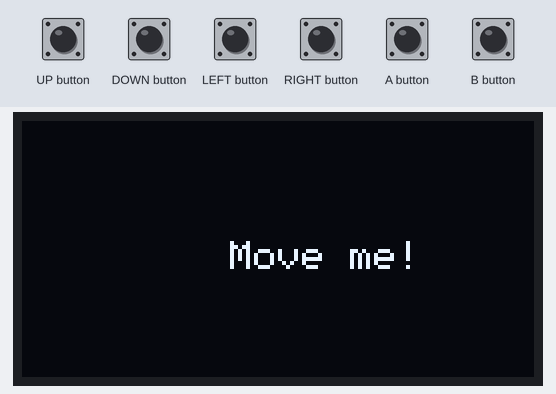
The sketch below on a simulated Arduboy, built with avr-gcc and run on an emulated ATmega32U4. On the bench: 128×64 one-colour display. The inputs (shaded band) are chosen by the test bench.

Above: at 1.2 s.
1.3 s: UP button pressed for 1 s
At 2.7 s:
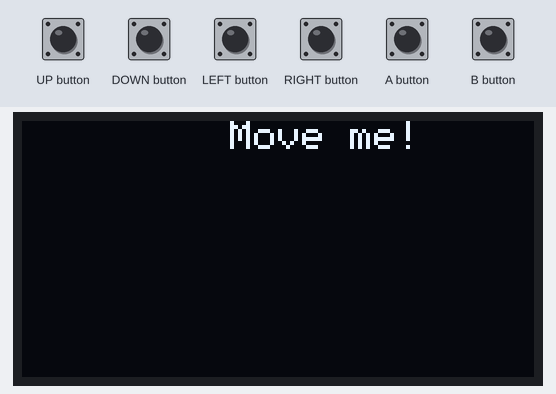
3.8 s: DOWN button pressed for 1 s
At 5.3 s:
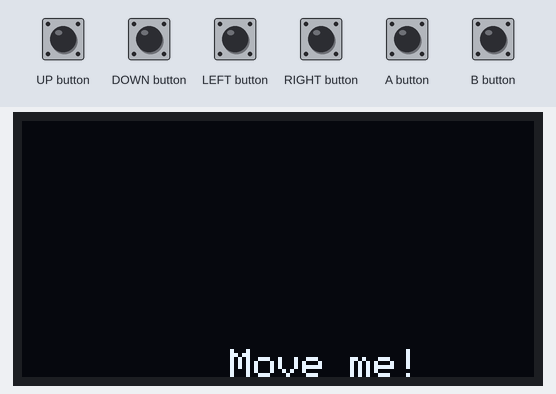
6.3 s: LEFT button pressed for 0.15 s
At 7.6 s:
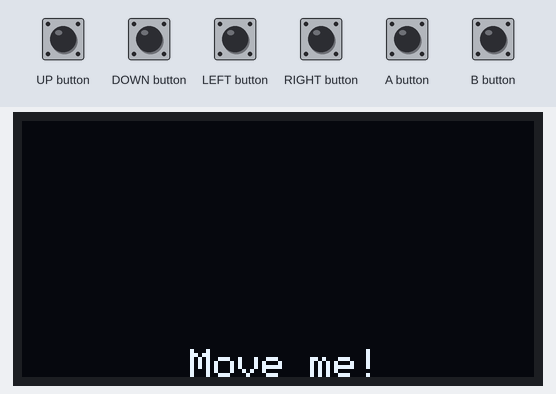
7.9 s: RIGHT button pressed for 1 s
At 10.0 s:
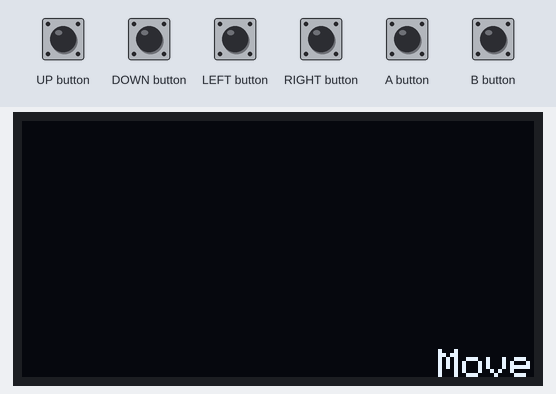
10.4 s: UP button pressed for 0.15 s
At 11.6 s:
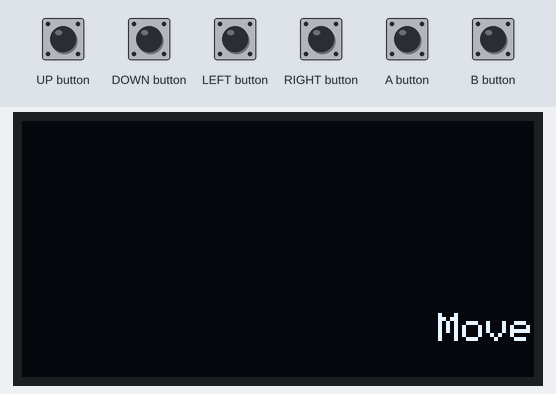
12.0 s: DOWN button pressed for 0.15 s
At 12.08 s:
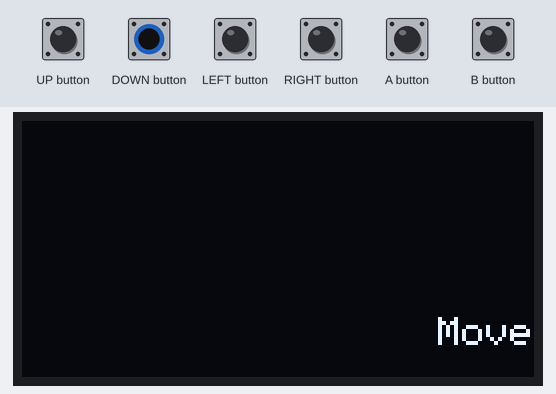
Timing chart, 0 to 14.6 s (numbered marks = the images above; inputs shaded):
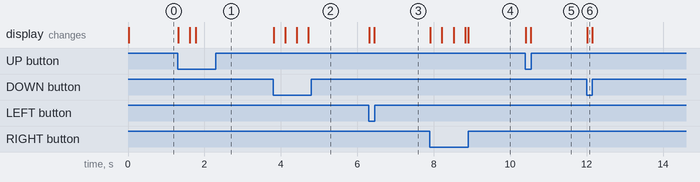

Measured:
- after the input at 1.3 s, the display: first changes at once (image 1 shows a later state)
- after the input at 3.8 s, the display: first changes at once (image 2 shows a later state)
- after the input at 6.3 s, the display: first changes at once (image 3 shows a later state)
- after the input at 7.9 s, the display: first changes at once (image 4 shows a later state)
- after the input at 10.4 s, the display: first changes at once (image 5 shows a later state)
- after the input at 12.0 s, the display: changes at once (image 6)

The sketch:

Game.ino
```cpp
// (licence header left out)
#include <Arduboy2.h>

// make an instance of arduboy used for many functions
Arduboy2 arduboy;

char title[] = "Move me!";
byte x;
byte y;

#define CHAR_WIDTH 3 //define fixed-width font (FWF) width (3px)
#define CHAR_HEIGHT 4 //define FWF height (4px)
#define NUM_CHARS (sizeof(title) - 1) //finding number of characters or smth. I just copied this from example sry
//This is the highest value that x can be without the end of the text going farther than the right side of the screen.
//We add one because there will be a 1 pixel space at the end of the last character.
// WIDTH and HEIGHT are defined in the Arduboy library.
#define X_MAX (WIDTH - (NUM_CHARS * CHAR_WIDTH) + 1)

#define Y_MAX (HEIGHT - (CHAR_HEIGHT + 3)) //whee

void setup() {
  // initiate arduboy instance
  arduboy.begin();
  //arduboy.setFrameRate(30);
  //arduboy.clear();
  //arduboy.setCursor(0,0);
  //arduboy.print(title);
  //arduboy.display();

  // set x and y to the middle of the screen
  x = (WIDTH / 2) - (NUM_CHARS * CHAR_WIDTH / 2);
  y = (HEIGHT / 2) - (CHAR_HEIGHT / 2);
}


// our main game loop, this runs once every cycle/frame.
void loop() {
  // pause render until it's time for the next frame
  if (!(arduboy.nextFrame()))
    return;

  // the next couple of lines will deal with checking if the D-pad buttons
  // are pressed and move our text accordingly.
  // We check to make sure that x and y stay within a range that keeps the
  // text on the screen.

  // if the right button is pressed move 1 pixel to the right every frame
  if(arduboy.pressed(RIGHT_BUTTON) && (x < X_MAX)) {
    x++;
  }

  // if the left button is pressed move 1 pixel to the left every frame
  if(arduboy.pressed(LEFT_BUTTON) && (x > 0)) {
    x--;
  }

  // if the up button or B button is pressed move 1 pixel up every frame
  if(arduboy.pressed(UP_BUTTON) && (y > 0)) {
    y--;
  }

  // if the down button or A button is pressed move 1 pixel down every frame
  if(arduboy.pressed(DOWN_BUTTON) && (y < Y_MAX)) {
    y++;
  }


  // we clear our screen to black
  arduboy.clear();

  // we set our cursor x pixels to the right and y down from the top
  arduboy.setCursor(x, y);

  // then we print to screen what is stored in our title variable we declared earlier
  arduboy.print(title);

  // then we finaly we tell the arduboy to display what we just wrote to the display.
  arduboy.display();
}
```
